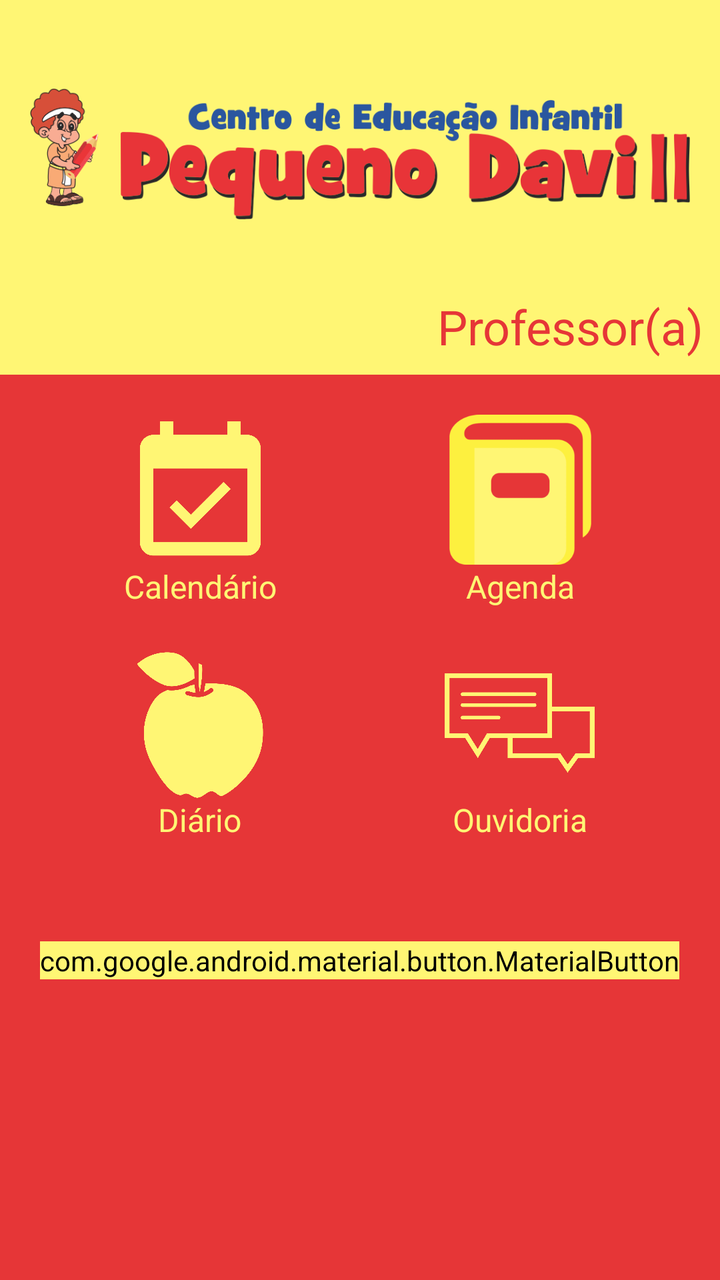
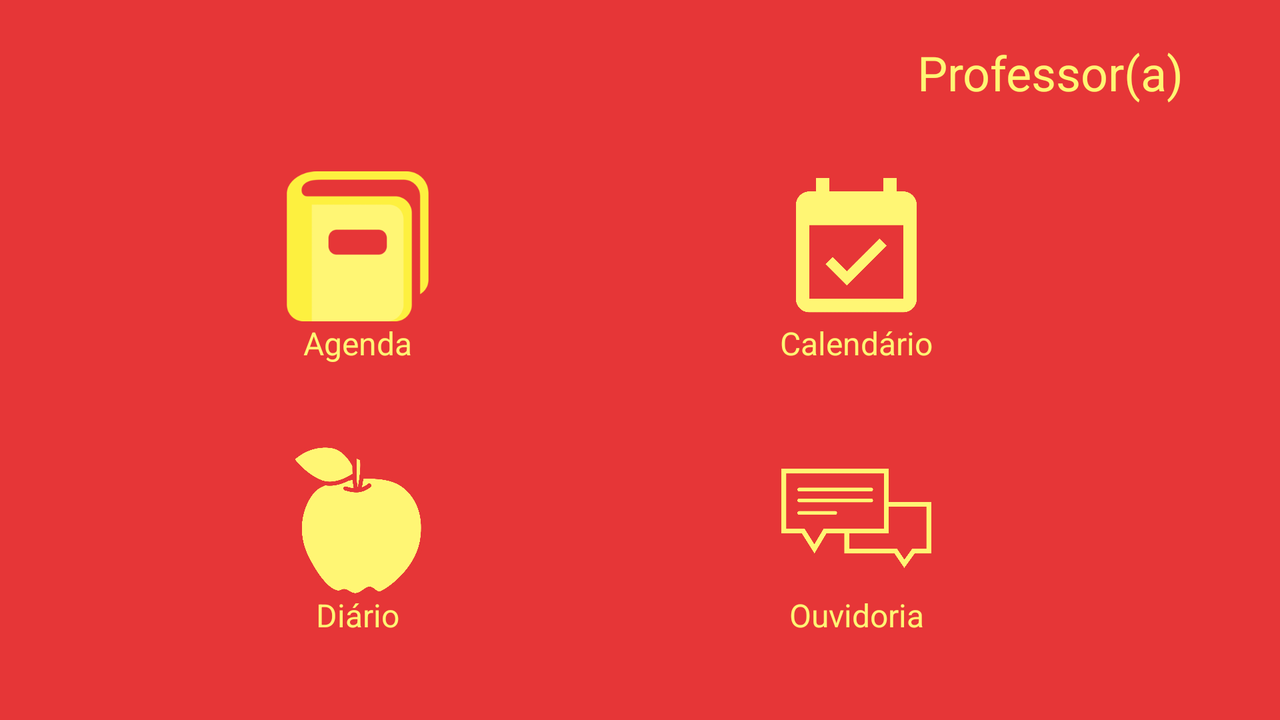

Compare how this app lays out the same screen by default and in its alternative resource folder. The renders come first, then the two layout files and the values they reference.
<!-- AndroidManifest.xml: application theme AppTheme -->
<!-- res/layout/activity_menu.xml -->
<?xml version="1.0" encoding="utf-8"?>
<ScrollView xmlns:android="http://schemas.android.com/apk/res/android"
    xmlns:app="http://schemas.android.com/apk/res-auto"
    xmlns:tools="http://schemas.android.com/tools"
    android:layout_width="match_parent"
    android:layout_height="match_parent"
    android:background="@color/Vermelho"
    tools:context=".MenuActivity">

    <RelativeLayout
        android:layout_width="match_parent"
        android:layout_height="match_parent">

        <LinearLayout
            android:layout_width="match_parent"
            android:layout_height="match_parent"
            android:orientation="vertical">

            <LinearLayout
                android:layout_width="match_parent"
                android:layout_height="wrap_content"
                android:orientation="vertical"
                android:background="@color/Amarelo">

                <ImageView
                    android:id="@+id/imageView2"
                    android:layout_width="match_parent"
                    android:layout_height="140dp"
                    app:srcCompat="@drawable/logo"
                    android:layout_marginTop="7dp"
                    android:paddingRight="@dimen/padding_right_icon_menu"
                    android:paddingLeft="@dimen/padding_left_icon_menu" />

                <TextView
                    android:id="@+id/identificadorProfessor"
                    android:layout_width="wrap_content"
                    android:layout_height="wrap_content"
                    android:paddingRight="8dp"
                    android:paddingBottom="8dp"
                    android:text="Professor(a)"
                    android:textColor="@color/Vermelho"
                    android:textSize="24sp"
                    android:layout_gravity="right"/>
            </LinearLayout>

            <LinearLayout
                android:layout_width="match_parent"
                android:layout_height="wrap_content"
                android:orientation="horizontal"
                android:layout_marginRight="20dp"
                android:layout_marginLeft="20dp"
                android:layout_marginTop="20dp">

                <LinearLayout
                    android:layout_width="wrap_content"
                    android:layout_height="wrap_content"
                    android:orientation="vertical"
                    android:layout_weight="0.33">

                    <ImageView
                        android:id="@+id/calendarioIcon"
                        android:layout_width="@dimen/width_icon_menu"
                        android:layout_height="@dimen/width_icon_menu"
                        app:srcCompat="@drawable/icon_calendario"
                        android:layout_gravity="center"/>

                    <TextView
                        android:id="@+id/textView4"
                        android:layout_width="wrap_content"
                        android:layout_height="wrap_content"
                        android:text="Calendário"
                        android:textColor="@color/Amarelo"
                        android:textSize="16sp"
                        android:layout_gravity="center"/>

                </LinearLayout>

                <LinearLayout
                    android:layout_width="wrap_content"
                    android:layout_height="wrap_content"
                    android:orientation="vertical"
                    android:layout_weight="0.33">

                    <ImageView
                        android:id="@+id/agendaIcon"
                        android:layout_width="@dimen/width_icon_menu"
                        android:layout_height="@dimen/width_icon_menu"
                        app:srcCompat="@drawable/icon_agenda"
                        android:layout_gravity="center"/>

                    <TextView
                        android:id="@+id/textView5"
                        android:layout_width="wrap_content"
                        android:layout_height="wrap_content"
                        android:text="Agenda"
                        android:textColor="@color/Amarelo"
                        android:textSize="16sp"
                        android:layout_gravity="center"/>

                </LinearLayout>


            </LinearLayout>


            <LinearLayout
                android:layout_width="match_parent"
                android:layout_height="wrap_content"
                android:orientation="horizontal"
                android:layout_marginRight="20dp"
                android:layout_marginLeft="20dp"
                android:layout_marginTop="20dp">

                <LinearLayout
                    android:layout_width="wrap_content"
                    android:layout_height="wrap_content"
                    android:orientation="vertical"
                    android:layout_weight="0.33">

                    <ImageView
                        android:id="@+id/diarioIcon"
                        android:layout_width="@dimen/width_icon_menu"
                        android:layout_height="@dimen/width_icon_menu"
                        app:srcCompat="@drawable/icon_professor"
                        android:layout_gravity="center"/>

                    <TextView
                        android:id="@+id/textView7"
                        android:layout_width="wrap_content"
                        android:layout_height="wrap_content"
                        android:text="Diário"
                        android:textColor="@color/Amarelo"
                        android:textSize="16sp"
                        android:layout_gravity="center"/>

                </LinearLayout>

                <LinearLayout
                    android:layout_width="wrap_content"
                    android:layout_height="wrap_content"
                    android:orientation="vertical"
                    android:layout_weight="0.33">

                    <ImageView
                        android:id="@+id/ouvidoriaIcon"
                        android:layout_width="@dimen/width_icon_menu"
                        android:layout_height="@dimen/width_icon_menu"
                        app:srcCompat="@drawable/icon_chat"
                        android:layout_gravity="center"/>

                    <TextView
                        android:id="@+id/textView9"
                        android:layout_width="wrap_content"
                        android:layout_height="wrap_content"
                        android:text="Ouvidoria"
                        android:textColor="@color/Amarelo"
                        android:textSize="16sp"
                        android:layout_gravity="center"/>

                </LinearLayout>

            </LinearLayout>

            <com.google.android.material.button.MaterialButton
                android:id="@+id/buttonLogout"
                android:layout_width="wrap_content"
                android:layout_height="wrap_content"
                android:backgroundTint="@color/Amarelo"
                android:textColor="@color/colorPrimary"
                android:text="LOG OUT"
                android:layout_marginTop="50dp"
                android:layout_gravity="center" />

        </LinearLayout>

    </RelativeLayout>

</ScrollView>
<!-- resources referenced by this layout -->
<resources>
  <color name="Amarelo">#FFF674</color>
  <color name="Vermelho">#E63637</color>
  <color name="colorPrimary">#E63637</color>
  <dimen name="padding_left_icon_menu">15dp</dimen>
  <dimen name="padding_right_icon_menu">15dp</dimen>
  <!-- from res/values-sw350dp/ -->
  <dimen name="width_icon_menu">75dp</dimen>
  <!-- drawable icon_agenda: png bitmap (drawable, 7107 bytes) -->
  <!-- drawable icon_calendario: png bitmap (drawable, 16286 bytes) -->
  <!-- drawable icon_chat: png bitmap (drawable, 19276 bytes) -->
  <!-- drawable icon_professor: png bitmap (drawable, 49412 bytes) -->
  <!-- drawable logo: png bitmap (drawable, 78104 bytes) -->
  <style name="AppTheme" parent="Theme.AppCompat.Light.NoActionBar">
          
          <item name="colorPrimary">@color/colorPrimary</item>
          <item name="colorPrimaryDark">@color/colorPrimaryDark</item>
          <item name="colorAccent">@color/colorAccent</item>
      </style>
  <color name="colorPrimaryDark">#BA1314</color>
  <color name="colorAccent">#E63637</color>
</resources>
<!-- res/layout-land/activity_menu.xml (the author's variant of the layout above) -->
<!-- drawn on the phone turned sideways -->
<?xml version="1.0" encoding="utf-8"?>
<androidx.constraintlayout.widget.ConstraintLayout xmlns:android="http://schemas.android.com/apk/res/android"
    xmlns:app="http://schemas.android.com/apk/res-auto"
    xmlns:tools="http://schemas.android.com/tools"
    android:layout_width="match_parent"
    android:layout_height="match_parent"
    android:background="@color/Vermelho"
    tools:context=".MenuActivity">

    <ImageView
        android:id="@+id/calendarioIcon"
        android:layout_width="@dimen/width_icon_menu"
        android:layout_height="@dimen/width_icon_menu"
        app:layout_constraintEnd_toEndOf="parent"
        app:layout_constraintStart_toEndOf="@+id/agendaIcon"
        app:layout_constraintTop_toTopOf="@+id/agendaIcon"
        app:srcCompat="@drawable/icon_calendario" />

    <ImageView
        android:id="@+id/agendaIcon"
        android:layout_width="@dimen/width_icon_menu"
        android:layout_height="@dimen/width_icon_menu"
        app:layout_constraintBottom_toBottomOf="parent"
        app:layout_constraintEnd_toEndOf="parent"
        app:layout_constraintHorizontal_bias="0.25"
        app:layout_constraintStart_toStartOf="parent"
        app:layout_constraintTop_toTopOf="parent"
        app:layout_constraintVertical_bias="0.3"
        app:srcCompat="@drawable/icon_agenda" />

    <ImageView
        android:id="@+id/diarioIcon"
        android:layout_width="@dimen/width_icon_menu"
        android:layout_height="@dimen/width_icon_menu"
        android:layout_marginTop="40dp"
        app:layout_constraintBottom_toBottomOf="parent"
        app:layout_constraintEnd_toEndOf="parent"
        app:layout_constraintHorizontal_bias="0.25"
        app:layout_constraintStart_toStartOf="parent"
        app:layout_constraintTop_toTopOf="@+id/textView4"
        app:layout_constraintVertical_bias="0.25"
        app:srcCompat="@drawable/icon_professor" />

    <ImageView
        android:id="@+id/ouvidoriaIcon"
        android:layout_width="@dimen/width_icon_menu"
        android:layout_height="@dimen/width_icon_menu"
        app:layout_constraintEnd_toEndOf="parent"
        app:layout_constraintStart_toEndOf="@+id/diarioIcon"
        app:layout_constraintTop_toTopOf="@+id/diarioIcon"
        app:srcCompat="@drawable/icon_chat" />

    <Button
        android:id="@+id/buttonLogout"
        android:layout_width="wrap_content"
        android:layout_height="wrap_content"
        android:layout_marginBottom="50dp"
        android:background="@drawable/button_style2"
        android:text="Log out"
        android:textColor="@color/Vermelho"
        app:layout_constraintBottom_toBottomOf="parent"
        app:layout_constraintEnd_toEndOf="parent"
        app:layout_constraintStart_toStartOf="parent"
        app:layout_constraintTop_toBottomOf="@+id/textView11" />

    <TextView
        android:id="@+id/identificadorProfessor"
        android:layout_width="wrap_content"
        android:layout_height="wrap_content"
        android:layout_marginTop="20dp"
        android:layout_marginEnd="40dp"
        android:paddingRight="8dp"
        android:paddingBottom="8dp"
        android:text="Professor(a)"
        android:textColor="@color/Amarelo"
        android:textSize="24sp"
        app:layout_constraintEnd_toEndOf="parent"
        app:layout_constraintTop_toTopOf="parent" />

    <TextView
        android:id="@+id/textView4"
        android:layout_width="wrap_content"
        android:layout_height="wrap_content"
        android:text="Agenda"
        android:textColor="@color/Amarelo"
        android:textSize="16sp"
        app:layout_constraintEnd_toEndOf="@+id/agendaIcon"
        app:layout_constraintStart_toStartOf="@+id/agendaIcon"
        app:layout_constraintTop_toBottomOf="@+id/agendaIcon" />

    <TextView
        android:id="@+id/textView6"
        android:layout_width="wrap_content"
        android:layout_height="wrap_content"
        android:text="Calendário"
        android:textColor="@color/Amarelo"
        android:textSize="16sp"
        app:layout_constraintEnd_toEndOf="@+id/calendarioIcon"
        app:layout_constraintStart_toStartOf="@+id/calendarioIcon"
        app:layout_constraintTop_toBottomOf="@+id/calendarioIcon" />

    <TextView
        android:id="@+id/textView7"
        android:layout_width="wrap_content"
        android:layout_height="wrap_content"
        android:text="Ouvidoria"
        android:textColor="@color/Amarelo"
        android:textSize="16sp"
        app:layout_constraintEnd_toEndOf="@+id/ouvidoriaIcon"
        app:layout_constraintStart_toStartOf="@+id/ouvidoriaIcon"
        app:layout_constraintTop_toBottomOf="@+id/ouvidoriaIcon" />

    <TextView
        android:id="@+id/textView11"
        android:layout_width="wrap_content"
        android:layout_height="wrap_content"
        android:text="Diário"
        android:textColor="@color/Amarelo"
        android:textSize="16sp"
        app:layout_constraintEnd_toEndOf="@+id/diarioIcon"
        app:layout_constraintStart_toStartOf="@+id/diarioIcon"
        app:layout_constraintTop_toBottomOf="@+id/diarioIcon" />


</androidx.constraintlayout.widget.ConstraintLayout>
<!-- resources referenced by the variant -->
<!-- as the phone turned sideways resolves them -->
<resources>
  <color name="Amarelo">#FFF674</color>
  <color name="Vermelho">#E63637</color>
  <!-- from res/values-sw350dp/ -->
  <dimen name="width_icon_menu">75dp</dimen>
  <!-- drawable button_style2 (drawable) -->
  <?xml version="1.0" encoding="utf-8"?>
  <selector xmlns:android="http://schemas.android.com/apk/res/android">
      <item>
          <shape xmlns:android="http://schemas.android.com/apk/res/android" android:shape="rectangle">
              <gradient
                  android:angle="90"
                  android:endColor="@color/Amarelo"
                  android:startColor="@color/Amarelo2"/>
              <corners android:radius="10dp" />
          </shape>
      </item>
  </selector>
  <!-- drawable icon_agenda: png bitmap (drawable, 7107 bytes) -->
  <!-- drawable icon_calendario: png bitmap (drawable, 16286 bytes) -->
  <!-- drawable icon_chat: png bitmap (drawable, 19276 bytes) -->
  <!-- drawable icon_professor: png bitmap (drawable, 49412 bytes) -->
  <style name="AppTheme" parent="Theme.AppCompat.Light.NoActionBar">
          
          <item name="colorPrimary">@color/colorPrimary</item>
          <item name="colorPrimaryDark">@color/colorPrimaryDark</item>
          <item name="colorAccent">@color/colorAccent</item>
      </style>
  <color name="Amarelo2">#ffff8c</color>
  <color name="colorPrimary">#E63637</color>
  <color name="colorPrimaryDark">#BA1314</color>
  <color name="colorAccent">#E63637</color>
</resources>
